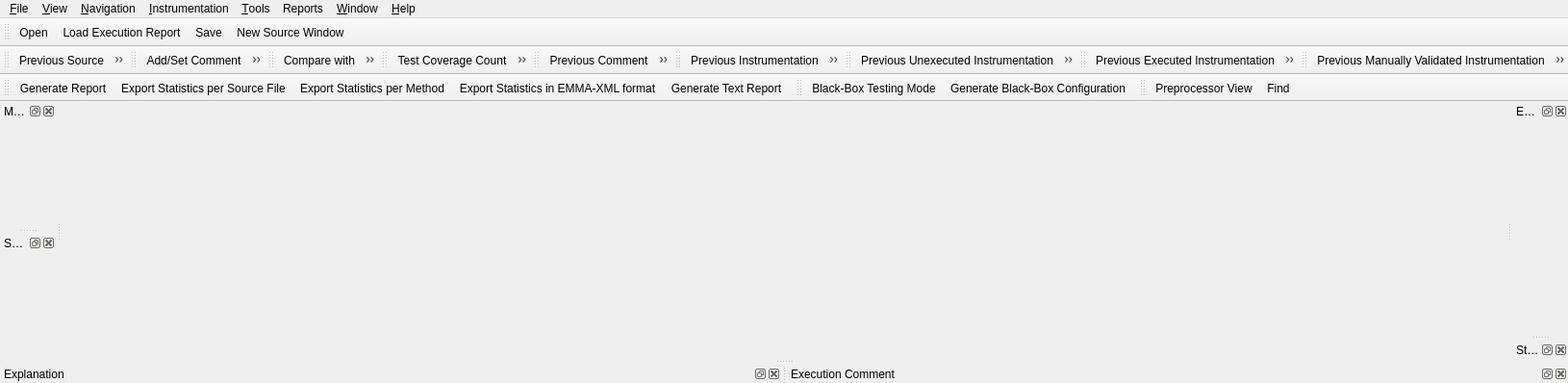
<?xml version="1.0" encoding="UTF-8"?>
<ui version="4.0">
 <class>WMainUI</class>
 <widget class="QMainWindow" name="WMainUI">
  <property name="geometry">
   <rect>
    <x>0</x>
    <y>0</y>
    <width>852</width>
    <height>398</height>
   </rect>
  </property>
  <property name="windowTitle">
   <string>Coverage Browser</string>
  </property>
  <property name="windowIcon">
   <iconset resource="../coveragebrowser/coveragebrowser.qrc">
    <normaloff>:/images/testcocoon.svg</normaloff>:/images/testcocoon.svg</iconset>
  </property>
  <property name="dockNestingEnabled">
   <bool>true</bool>
  </property>
  <widget class="QWidget" name="widget"/>
  <widget class="QToolBar" name="toolbar_file_p">
   <property name="windowTitle">
    <string>File</string>
   </property>
   <property name="orientation">
    <enum>Qt::Horizontal</enum>
   </property>
   <attribute name="toolBarArea">
    <enum>TopToolBarArea</enum>
   </attribute>
   <attribute name="toolBarBreak">
    <bool>false</bool>
   </attribute>
   <addaction name="fileOpenCSMesAction"/>
   <addaction name="LoadExecutionResultAction"/>
   <addaction name="fileSaveCSMesAction"/>
   <addaction name="viewSourceAction"/>
  </widget>
  <widget class="QToolBar" name="toolbar_navigation_source_p">
   <property name="windowTitle">
    <string>Navigation File</string>
   </property>
   <property name="orientation">
    <enum>Qt::Horizontal</enum>
   </property>
   <attribute name="toolBarArea">
    <enum>TopToolBarArea</enum>
   </attribute>
   <attribute name="toolBarBreak">
    <bool>true</bool>
   </attribute>
   <addaction name="previousModuleAction"/>
   <addaction name="nextModuleAction"/>
  </widget>
  <widget class="QToolBar" name="toolbar_instrumentation_p">
   <property name="windowTitle">
    <string>Instrumentation</string>
   </property>
   <property name="orientation">
    <enum>Qt::Horizontal</enum>
   </property>
   <attribute name="toolBarArea">
    <enum>TopToolBarArea</enum>
   </attribute>
   <attribute name="toolBarBreak">
    <bool>false</bool>
   </attribute>
   <addaction name="setCommentAction"/>
   <addaction name="clearCommentAction"/>
   <addaction name="setManuallyValidatedAction"/>
   <addaction name="clearManuallyValidatedAction"/>
  </widget>
  <widget class="QMenuBar" name="MenuBar">
   <property name="geometry">
    <rect>
     <x>0</x>
     <y>0</y>
     <width>852</width>
     <height>21</height>
    </rect>
   </property>
   <widget class="QMenu" name="instrumentationMenu">
    <property name="tearOffEnabled">
     <bool>true</bool>
    </property>
    <property name="title">
     <string>&amp;Instrumentation</string>
    </property>
    <widget class="QMenu" name="menuCoverage_Method">
     <property name="tearOffEnabled">
      <bool>true</bool>
     </property>
     <property name="title">
      <string>Coverage Method</string>
     </property>
     <addaction name="actionCondition_and_Branch"/>
     <addaction name="actionBranch_only"/>
    </widget>
    <addaction name="setCommentAction"/>
    <addaction name="clearCommentAction"/>
    <addaction name="setManuallyValidatedAction"/>
    <addaction name="clearManuallyValidatedAction"/>
    <addaction name="coverageLevelAction"/>
    <addaction name="menuCoverage_Method"/>
   </widget>
   <widget class="QMenu" name="fileMenu">
    <property name="tearOffEnabled">
     <bool>true</bool>
    </property>
    <property name="title">
     <string>&amp;File</string>
    </property>
    <widget class="QMenu" name="menuRecently_Opened">
     <property name="tearOffEnabled">
      <bool>false</bool>
     </property>
     <property name="title">
      <string>Recently Opened</string>
     </property>
    </widget>
    <addaction name="fileOpenCSMesAction"/>
    <addaction name="menuRecently_Opened"/>
    <addaction name="LoadExecutionResultAction"/>
    <addaction name="fileMergeCSMesAction"/>
    <addaction name="actionImportUnitTests"/>
    <addaction name="fileSaveCSMesAction"/>
    <addaction name="separator"/>
    <addaction name="saveBlackBoxConfigurationAction"/>
    <addaction name="actionBlackBoxTestingMode"/>
    <addaction name="separator"/>
    <addaction name="Options"/>
    <addaction name="fileExitAction"/>
   </widget>
   <widget class="QMenu" name="menuTools">
    <property name="tearOffEnabled">
     <bool>true</bool>
    </property>
    <property name="title">
     <string>&amp;Tools</string>
    </property>
    <widget class="QMenu" name="menuCompareWithRecentlyOpen">
     <property name="title">
      <string>Compare with recently opened</string>
     </property>
    </widget>
    <addaction name="executionBenefitAnalysisAction"/>
    <addaction name="actionTest_Coverage_Count"/>
    <addaction name="actionOptimizedExecutionOrder"/>
    <addaction name="separator"/>
    <addaction name="actionCompareCSMes"/>
    <addaction name="actionStopComparingCSMes"/>
    <addaction name="menuCompareWithRecentlyOpen"/>
    <addaction name="actionSwitchCSMesFiles"/>
    <addaction name="actionRegressionAnalysis"/>
    <addaction name="actionNewCodeAnalysis"/>
   </widget>
   <widget class="QMenu" name="helpMenu">
    <property name="tearOffEnabled">
     <bool>true</bool>
    </property>
    <property name="title">
     <string>&amp;Help</string>
    </property>
    <addaction name="helpContentsAction"/>
    <addaction name="filter_help_p"/>
    <addaction name="actionTestCocoon_Website"/>
    <addaction name="separator"/>
    <addaction name="helpAboutAction"/>
    <addaction name="actionAboutQt"/>
   </widget>
   <widget class="QMenu" name="navigationMenu">
    <property name="tearOffEnabled">
     <bool>true</bool>
    </property>
    <property name="title">
     <string>&amp;Navigation</string>
    </property>
    <addaction name="previousModuleAction"/>
    <addaction name="nextModuleAction"/>
    <addaction name="previousInstrumentationAction"/>
    <addaction name="nextInstrumentationAction"/>
    <addaction name="previousInstrumentationManuallyValidatedAction"/>
    <addaction name="nextInstrumentationManuallyValidatedAction"/>
    <addaction name="previousInstrumentationUnTestedAction"/>
    <addaction name="nextInstrumentationUnTestedAction"/>
    <addaction name="previousInstrumentationTestedAction"/>
    <addaction name="nextInstrumentationTestedAction"/>
    <addaction name="previousInstrumentationCommentAction"/>
    <addaction name="nextInstrumentationCommentAction"/>
   </widget>
   <widget class="QMenu" name="viewMenu">
    <property name="tearOffEnabled">
     <bool>true</bool>
    </property>
    <property name="title">
     <string>&amp;View</string>
    </property>
    <addaction name="viewSourceAction"/>
    <addaction name="findTextAction"/>
    <addaction name="separator"/>
    <addaction name="preprocessorViewAction"/>
    <addaction name="separator"/>
   </widget>
   <widget class="QMenu" name="windowMenu">
    <property name="title">
     <string>&amp;Window</string>
    </property>
    <addaction name="actionCloseWindow"/>
    <addaction name="actionCascadeWindow"/>
    <addaction name="actionNextWindow"/>
    <addaction name="actionPreviousWindow"/>
    <addaction name="actionTileWindow"/>
    <addaction name="actionCloseAllWindow"/>
   </widget>
   <widget class="QMenu" name="menuReports">
    <property name="title">
     <string>Reports</string>
    </property>
    <addaction name="exportStatisticModuleAction"/>
    <addaction name="exportStatisticFunctionAction"/>
    <addaction name="exportStatisticEMMAAction"/>
    <addaction name="generateHtmlReportAction"/>
    <addaction name="actionExecutionTextDump"/>
   </widget>
   <addaction name="fileMenu"/>
   <addaction name="viewMenu"/>
   <addaction name="navigationMenu"/>
   <addaction name="instrumentationMenu"/>
   <addaction name="menuTools"/>
   <addaction name="menuReports"/>
   <addaction name="windowMenu"/>
   <addaction name="helpMenu"/>
  </widget>
  <widget class="QToolBar" name="toolbar_comparing_p">
   <property name="windowTitle">
    <string>Comparing</string>
   </property>
   <property name="orientation">
    <enum>Qt::Horizontal</enum>
   </property>
   <attribute name="toolBarArea">
    <enum>TopToolBarArea</enum>
   </attribute>
   <attribute name="toolBarBreak">
    <bool>false</bool>
   </attribute>
   <addaction name="actionCompareCSMes"/>
   <addaction name="actionStopComparingCSMes"/>
   <addaction name="actionSwitchCSMesFiles"/>
   <addaction name="actionRegressionAnalysis"/>
   <addaction name="actionNewCodeAnalysis"/>
  </widget>
  <widget class="QDockWidget" name="dwExplanation_p">
   <property name="windowTitle">
    <string>Explanation</string>
   </property>
   <attribute name="dockWidgetArea">
    <number>8</number>
   </attribute>
   <widget class="QWidget" name="dockWidgetContents_2">
    <layout class="QVBoxLayout">
     <property name="spacing">
      <number>0</number>
     </property>
     <property name="margin">
      <number>0</number>
     </property>
     <item>
      <widget class="WExplanation" name="explanation_p" native="true"/>
     </item>
    </layout>
   </widget>
  </widget>
  <widget class="QDockWidget" name="dwFunctions_p">
   <property name="windowTitle">
    <string>Methods</string>
   </property>
   <attribute name="dockWidgetArea">
    <number>1</number>
   </attribute>
   <widget class="QWidget" name="dockWidgetContents_4">
    <layout class="QVBoxLayout">
     <property name="spacing">
      <number>0</number>
     </property>
     <property name="margin">
      <number>0</number>
     </property>
     <item>
      <widget class="WFunctionList" name="functions_browser_p" native="true"/>
     </item>
    </layout>
   </widget>
  </widget>
  <widget class="QDockWidget" name="dwExecutions_p">
   <property name="windowIcon">
    <iconset resource="../coveragebrowser/coveragebrowser.qrc">
     <normaloff>:/images/executions.svg</normaloff>:/images/executions.svg</iconset>
   </property>
   <property name="windowTitle">
    <string>Executions</string>
   </property>
   <attribute name="dockWidgetArea">
    <number>2</number>
   </attribute>
   <widget class="QWidget" name="dockWidgetContents_3">
    <layout class="QVBoxLayout">
     <property name="spacing">
      <number>0</number>
     </property>
     <property name="margin">
      <number>0</number>
     </property>
     <item>
      <widget class="WExecutionList" name="executions_p" native="true"/>
     </item>
    </layout>
   </widget>
  </widget>
  <widget class="QDockWidget" name="dwModules_p">
   <property name="windowTitle">
    <string>Sources</string>
   </property>
   <attribute name="dockWidgetArea">
    <number>1</number>
   </attribute>
   <widget class="QWidget" name="dockWidgetContents_5">
    <layout class="QHBoxLayout">
     <property name="spacing">
      <number>0</number>
     </property>
     <property name="margin">
      <number>0</number>
     </property>
     <item>
      <widget class="WModuleList" name="modules_browser_p" native="true"/>
     </item>
    </layout>
   </widget>
  </widget>
  <widget class="QDockWidget" name="dwStatistics_p">
   <property name="sizePolicy">
    <sizepolicy hsizetype="Preferred" vsizetype="Maximum">
     <horstretch>0</horstretch>
     <verstretch>0</verstretch>
    </sizepolicy>
   </property>
   <property name="windowIcon">
    <iconset resource="../coveragebrowser/coveragebrowser.qrc">
     <normaloff>:/images/statistics.svg</normaloff>:/images/statistics.svg</iconset>
   </property>
   <property name="floating">
    <bool>false</bool>
   </property>
   <property name="features">
    <set>QDockWidget::AllDockWidgetFeatures</set>
   </property>
   <property name="windowTitle">
    <string>Statistic</string>
   </property>
   <attribute name="dockWidgetArea">
    <number>2</number>
   </attribute>
   <widget class="QWidget" name="dockWidgetContents">
    <layout class="QVBoxLayout">
     <property name="spacing">
      <number>0</number>
     </property>
     <property name="margin">
      <number>0</number>
     </property>
     <item>
      <widget class="WStatistic" name="statistics_p" native="true">
       <property name="sizePolicy">
        <sizepolicy hsizetype="Preferred" vsizetype="Maximum">
         <horstretch>0</horstretch>
         <verstretch>0</verstretch>
        </sizepolicy>
       </property>
      </widget>
     </item>
    </layout>
   </widget>
  </widget>
  <widget class="QDockWidget" name="dwExecutionComment_p">
   <property name="floating">
    <bool>false</bool>
   </property>
   <property name="windowTitle">
    <string>Execution Comment</string>
   </property>
   <attribute name="dockWidgetArea">
    <number>8</number>
   </attribute>
   <widget class="QWidget" name="dockWidgetContents_6">
    <layout class="QHBoxLayout">
     <property name="spacing">
      <number>0</number>
     </property>
     <property name="margin">
      <number>0</number>
     </property>
     <item>
      <widget class="WCommentWidget" name="execution_comment_p" native="true"/>
     </item>
    </layout>
   </widget>
  </widget>
  <widget class="QToolBar" name="toolbar_coverage_settings_p">
   <property name="windowTitle">
    <string>Coverage Settings</string>
   </property>
   <attribute name="toolBarArea">
    <enum>TopToolBarArea</enum>
   </attribute>
   <attribute name="toolBarBreak">
    <bool>false</bool>
   </attribute>
   <addaction name="actionTest_Coverage_Count"/>
   <addaction name="executionBenefitAnalysisAction"/>
   <addaction name="actionOptimizedExecutionOrder"/>
   <addaction name="coverageLevelAction"/>
  </widget>
  <widget class="QToolBar" name="toolbar_navigation_comment_p">
   <property name="windowTitle">
    <string>Navigation - Comments</string>
   </property>
   <attribute name="toolBarArea">
    <enum>TopToolBarArea</enum>
   </attribute>
   <attribute name="toolBarBreak">
    <bool>false</bool>
   </attribute>
   <addaction name="previousInstrumentationCommentAction"/>
   <addaction name="nextInstrumentationCommentAction"/>
  </widget>
  <widget class="QToolBar" name="toolbar_navigation_all_p">
   <property name="windowTitle">
    <string>Navigation - Instrumentations</string>
   </property>
   <attribute name="toolBarArea">
    <enum>TopToolBarArea</enum>
   </attribute>
   <attribute name="toolBarBreak">
    <bool>false</bool>
   </attribute>
   <addaction name="previousInstrumentationAction"/>
   <addaction name="nextInstrumentationAction"/>
  </widget>
  <widget class="QToolBar" name="toolbar_navigation_untested_p">
   <property name="windowTitle">
    <string>Navigation - Unexecuted Instrumentations</string>
   </property>
   <attribute name="toolBarArea">
    <enum>TopToolBarArea</enum>
   </attribute>
   <attribute name="toolBarBreak">
    <bool>false</bool>
   </attribute>
   <addaction name="previousInstrumentationUnTestedAction"/>
   <addaction name="nextInstrumentationUnTestedAction"/>
  </widget>
  <widget class="QToolBar" name="toolbar_navigation_tested_p">
   <property name="windowTitle">
    <string>Navigation - Executed Instrumentations</string>
   </property>
   <attribute name="toolBarArea">
    <enum>TopToolBarArea</enum>
   </attribute>
   <attribute name="toolBarBreak">
    <bool>false</bool>
   </attribute>
   <addaction name="previousInstrumentationTestedAction"/>
   <addaction name="nextInstrumentationTestedAction"/>
  </widget>
  <widget class="QToolBar" name="toolbar_navigation_manually_validated_p">
   <property name="windowTitle">
    <string>Navigation - Manually Validated Instrumentations</string>
   </property>
   <attribute name="toolBarArea">
    <enum>TopToolBarArea</enum>
   </attribute>
   <attribute name="toolBarBreak">
    <bool>false</bool>
   </attribute>
   <addaction name="previousInstrumentationManuallyValidatedAction"/>
   <addaction name="nextInstrumentationManuallyValidatedAction"/>
  </widget>
  <widget class="QToolBar" name="toolbar_statistics_p">
   <property name="windowTitle">
    <string>Statistics</string>
   </property>
   <attribute name="toolBarArea">
    <enum>TopToolBarArea</enum>
   </attribute>
   <attribute name="toolBarBreak">
    <bool>true</bool>
   </attribute>
   <addaction name="generateHtmlReportAction"/>
   <addaction name="exportStatisticModuleAction"/>
   <addaction name="exportStatisticFunctionAction"/>
   <addaction name="exportStatisticEMMAAction"/>
   <addaction name="actionExecutionTextDump"/>
  </widget>
  <widget class="QToolBar" name="toolbar_blackbox_p">
   <property name="windowTitle">
    <string>Blackbox</string>
   </property>
   <attribute name="toolBarArea">
    <enum>TopToolBarArea</enum>
   </attribute>
   <attribute name="toolBarBreak">
    <bool>false</bool>
   </attribute>
   <addaction name="actionBlackBoxTestingMode"/>
   <addaction name="saveBlackBoxConfigurationAction"/>
  </widget>
  <widget class="QToolBar" name="toolbar_source_p">
   <property name="windowTitle">
    <string>Source</string>
   </property>
   <attribute name="toolBarArea">
    <enum>TopToolBarArea</enum>
   </attribute>
   <attribute name="toolBarBreak">
    <bool>false</bool>
   </attribute>
   <addaction name="preprocessorViewAction"/>
   <addaction name="findTextAction"/>
  </widget>
  <action name="fileOpenCSMesAction">
   <property name="icon">
    <iconset resource="../coveragebrowser/coveragebrowser.qrc">
     <normaloff>:/images/csmesopen.svg</normaloff>:/images/csmesopen.svg</iconset>
   </property>
   <property name="text">
    <string>&amp;Open...</string>
   </property>
   <property name="iconText">
    <string>Open</string>
   </property>
   <property name="statusTip">
    <string>Open Code Coverage Database (.csmes file)</string>
   </property>
   <property name="shortcut">
    <string>Ctrl+O</string>
   </property>
  </action>
  <action name="exportStatisticModuleAction">
   <property name="icon">
    <iconset resource="../coveragebrowser/coveragebrowser.qrc">
     <normaloff>:/images/statisticsExportModule.svg</normaloff>:/images/statisticsExportModule.svg</iconset>
   </property>
   <property name="text">
    <string>&amp;Export Statistics per Source File...</string>
   </property>
  </action>
  <action name="fileSaveCSMesAction">
   <property name="icon">
    <iconset resource="../coveragebrowser/coveragebrowser.qrc">
     <normaloff>:/images/csmessave.svg</normaloff>:/images/csmessave.svg</iconset>
   </property>
   <property name="text">
    <string>&amp;Save</string>
   </property>
   <property name="iconText">
    <string>Save</string>
   </property>
   <property name="statusTip">
    <string>Save Code Coverage Database</string>
   </property>
   <property name="shortcut">
    <string>Ctrl+S</string>
   </property>
  </action>
  <action name="fileExitAction">
   <property name="icon">
    <iconset resource="../coveragebrowser/coveragebrowser.qrc">
     <normaloff>:/images/exit.svg</normaloff>:/images/exit.svg</iconset>
   </property>
   <property name="text">
    <string>E&amp;xit</string>
   </property>
   <property name="iconText">
    <string>Exit</string>
   </property>
   <property name="statusTip">
    <string>Application Exit</string>
   </property>
   <property name="shortcut">
    <string>Ctrl+Q, Ctrl+Q</string>
   </property>
  </action>
  <action name="helpContentsAction">
   <property name="icon">
    <iconset resource="../coveragebrowser/coveragebrowser.qrc">
     <normaloff>:/images/help.svg</normaloff>:/images/help.svg</iconset>
   </property>
   <property name="text">
    <string>&amp;Contents...</string>
   </property>
   <property name="iconText">
    <string>Contents</string>
   </property>
   <property name="statusTip">
    <string>Display PDF manual</string>
   </property>
   <property name="shortcut">
    <string/>
   </property>
  </action>
  <action name="helpAboutAction">
   <property name="text">
    <string>&amp;About</string>
   </property>
   <property name="iconText">
    <string>About</string>
   </property>
   <property name="statusTip">
    <string>About</string>
   </property>
   <property name="shortcut">
    <string/>
   </property>
  </action>
  <action name="viewSourceAction">
   <property name="icon">
    <iconset resource="../coveragebrowser/coveragebrowser.qrc">
     <normaloff>:/images/newview.svg</normaloff>:/images/newview.svg</iconset>
   </property>
   <property name="iconText">
    <string>New Source Window</string>
   </property>
   <property name="statusTip">
    <string>New Source Window</string>
   </property>
   <property name="shortcut">
    <string>Ctrl+J</string>
   </property>
  </action>
  <action name="LoadExecutionResultAction">
   <property name="icon">
    <iconset resource="../coveragebrowser/coveragebrowser.qrc">
     <normaloff>:/images/csexeopen.svg</normaloff>:/images/csexeopen.svg</iconset>
   </property>
   <property name="text">
    <string>Load Execution Report...</string>
   </property>
   <property name="iconText">
    <string>Load Execution Report</string>
   </property>
   <property name="statusTip">
    <string>Load Execution Report</string>
   </property>
   <property name="shortcut">
    <string>Ctrl+Shift+O</string>
   </property>
  </action>
  <action name="nextInstrumentationUnTestedAction">
   <property name="icon">
    <iconset resource="../coveragebrowser/coveragebrowser.qrc">
     <normaloff>:/images/nextInstrumentationUnTested.svg</normaloff>:/images/nextInstrumentationUnTested.svg</iconset>
   </property>
   <property name="text">
    <string>Next Unexecuted Instrumentation</string>
   </property>
   <property name="shortcut">
    <string>Ctrl+U</string>
   </property>
  </action>
  <action name="previousInstrumentationUnTestedAction">
   <property name="icon">
    <iconset resource="../coveragebrowser/coveragebrowser.qrc">
     <normaloff>:/images/previousInstrumentationUnTested.svg</normaloff>:/images/previousInstrumentationUnTested.svg</iconset>
   </property>
   <property name="text">
    <string>Previous Unexecuted Instrumentation</string>
   </property>
   <property name="shortcut">
    <string>Ctrl+Shift+U</string>
   </property>
  </action>
  <action name="nextInstrumentationTestedAction">
   <property name="icon">
    <iconset resource="../coveragebrowser/coveragebrowser.qrc">
     <normaloff>:/images/nextInstrumentationTested.svg</normaloff>:/images/nextInstrumentationTested.svg</iconset>
   </property>
   <property name="text">
    <string>Next Executed Instrumentation</string>
   </property>
   <property name="shortcut">
    <string>Ctrl+T</string>
   </property>
  </action>
  <action name="previousInstrumentationTestedAction">
   <property name="icon">
    <iconset resource="../coveragebrowser/coveragebrowser.qrc">
     <normaloff>:/images/previousInstrumentationTested.svg</normaloff>:/images/previousInstrumentationTested.svg</iconset>
   </property>
   <property name="text">
    <string>Previous Executed Instrumentation</string>
   </property>
   <property name="shortcut">
    <string>Ctrl+Shift+T</string>
   </property>
  </action>
  <action name="nextInstrumentationCommentAction">
   <property name="icon">
    <iconset resource="../coveragebrowser/coveragebrowser.qrc">
     <normaloff>:/images/nextInstrumentationComment.svg</normaloff>:/images/nextInstrumentationComment.svg</iconset>
   </property>
   <property name="text">
    <string>Next Comment</string>
   </property>
   <property name="shortcut">
    <string>Ctrl+B</string>
   </property>
  </action>
  <action name="nextInstrumentationManuallyValidatedAction">
   <property name="icon">
    <iconset resource="../coveragebrowser/coveragebrowser.qrc">
     <normaloff>:/images/nextInstrumentationManuallyValidated.svg</normaloff>:/images/nextInstrumentationManuallyValidated.svg</iconset>
   </property>
   <property name="text">
    <string>Next Manually Validated Instrumentation</string>
   </property>
   <property name="shortcut">
    <string>Ctrl+V</string>
   </property>
  </action>
  <action name="previousInstrumentationCommentAction">
   <property name="icon">
    <iconset resource="../coveragebrowser/coveragebrowser.qrc">
     <normaloff>:/images/previousInstrumentationComment.svg</normaloff>:/images/previousInstrumentationComment.svg</iconset>
   </property>
   <property name="text">
    <string>Previous Comment</string>
   </property>
   <property name="iconText">
    <string>Previous Comment</string>
   </property>
   <property name="shortcut">
    <string>Ctrl+Shift+B</string>
   </property>
  </action>
  <action name="previousInstrumentationManuallyValidatedAction">
   <property name="icon">
    <iconset resource="../coveragebrowser/coveragebrowser.qrc">
     <normaloff>:/images/previousInstrumentationManuallyValidated.svg</normaloff>:/images/previousInstrumentationManuallyValidated.svg</iconset>
   </property>
   <property name="text">
    <string>Previous Manually Validated Instrumentation</string>
   </property>
   <property name="shortcut">
    <string>Ctrl+Shift+V</string>
   </property>
  </action>
  <action name="nextInstrumentationAction">
   <property name="icon">
    <iconset resource="../coveragebrowser/coveragebrowser.qrc">
     <normaloff>:/images/nextInstrumentation.svg</normaloff>:/images/nextInstrumentation.svg</iconset>
   </property>
   <property name="text">
    <string>Next Instrumentation</string>
   </property>
   <property name="iconText">
    <string>Next Instrumentation</string>
   </property>
   <property name="statusTip">
    <string>Next Instrumentation</string>
   </property>
   <property name="shortcut">
    <string>Ctrl+I</string>
   </property>
  </action>
  <action name="previousInstrumentationAction">
   <property name="icon">
    <iconset resource="../coveragebrowser/coveragebrowser.qrc">
     <normaloff>:/images/previousInstrumentation.svg</normaloff>:/images/previousInstrumentation.svg</iconset>
   </property>
   <property name="text">
    <string>Previous Instrumentation</string>
   </property>
   <property name="iconText">
    <string>Previous Instrumentation</string>
   </property>
   <property name="statusTip">
    <string>Previous Instrumentation</string>
   </property>
   <property name="shortcut">
    <string>Ctrl+Shift+I</string>
   </property>
  </action>
  <action name="previousModuleAction">
   <property name="icon">
    <iconset resource="../coveragebrowser/coveragebrowser.qrc">
     <normaloff>:/images/previousModule.svg</normaloff>:/images/previousModule.svg</iconset>
   </property>
   <property name="iconText">
    <string>Previous Source</string>
   </property>
   <property name="statusTip">
    <string>Previous Source</string>
   </property>
   <property name="shortcut">
    <string>Ctrl+Shift+F</string>
   </property>
  </action>
  <action name="nextModuleAction">
   <property name="icon">
    <iconset resource="../coveragebrowser/coveragebrowser.qrc">
     <normaloff>:/images/nextModule.svg</normaloff>:/images/nextModule.svg</iconset>
   </property>
   <property name="iconText">
    <string>Next Source</string>
   </property>
   <property name="statusTip">
    <string>Next Source</string>
   </property>
   <property name="shortcut">
    <string>Ctrl+F</string>
   </property>
  </action>
  <action name="Options">
   <property name="icon">
    <iconset resource="../coveragebrowser/coveragebrowser.qrc">
     <normaloff>:/images/options.svg</normaloff>:/images/options.svg</iconset>
   </property>
   <property name="text">
    <string>Preferences...</string>
   </property>
  </action>
  <action name="clearCommentAction">
   <property name="icon">
    <iconset resource="../coveragebrowser/coveragebrowser.qrc">
     <normaloff>:/images/no_comments.svg</normaloff>:/images/no_comments.svg</iconset>
   </property>
   <property name="text">
    <string>Clear C&amp;omment</string>
   </property>
   <property name="iconText">
    <string>Clear Comment</string>
   </property>
   <property name="statusTip">
    <string>Clear Comment</string>
   </property>
   <property name="shortcut">
    <string>Ctrl+Shift+K</string>
   </property>
  </action>
  <action name="setCommentAction">
   <property name="icon">
    <iconset resource="../coveragebrowser/coveragebrowser.qrc">
     <normaloff>:/images/comments.svg</normaloff>:/images/comments.svg</iconset>
   </property>
   <property name="text">
    <string>Add/Set C&amp;omment...</string>
   </property>
   <property name="iconText">
    <string>Add/Set Comment</string>
   </property>
   <property name="statusTip">
    <string>Add/Set Comment</string>
   </property>
   <property name="shortcut">
    <string>Ctrl+K</string>
   </property>
  </action>
  <action name="setManuallyValidatedAction">
   <property name="icon">
    <iconset resource="../coveragebrowser/coveragebrowser.qrc">
     <normaloff>:/images/validation.svg</normaloff>:/images/validation.svg</iconset>
   </property>
   <property name="text">
    <string>Mark as &amp;validated...</string>
   </property>
   <property name="iconText">
    <string>Mark as validated</string>
   </property>
   <property name="statusTip">
    <string>Mark as validated</string>
   </property>
   <property name="shortcut">
    <string>Ctrl+Shift+W</string>
   </property>
  </action>
  <action name="clearManuallyValidatedAction">
   <property name="icon">
    <iconset resource="../coveragebrowser/coveragebrowser.qrc">
     <normaloff>:/images/no_validation.svg</normaloff>:/images/no_validation.svg</iconset>
   </property>
   <property name="text">
    <string>Clear V&amp;alidation Flag</string>
   </property>
   <property name="iconText">
    <string>Clear Validation Flag</string>
   </property>
   <property name="statusTip">
    <string>Clear Validation Flag</string>
   </property>
   <property name="shortcut">
    <string>Ctrl+Shift+W</string>
   </property>
  </action>
  <action name="preprocessorViewAction">
   <property name="checkable">
    <bool>true</bool>
   </property>
   <property name="checked">
    <bool>false</bool>
   </property>
   <property name="icon">
    <iconset resource="../coveragebrowser/coveragebrowser.qrc">
     <normaloff>:/images/preprocessorview.svg</normaloff>:/images/preprocessorview.svg</iconset>
   </property>
   <property name="iconText">
    <string>Preprocessor View</string>
   </property>
   <property name="statusTip">
    <string>Preprocessor View</string>
   </property>
   <property name="shortcut">
    <string>Ctrl+Shift+J</string>
   </property>
  </action>
  <action name="coverageLevelAction">
   <property name="text">
    <string>Level:1</string>
   </property>
   <property name="iconText">
    <string>Level:1</string>
   </property>
   <property name="toolTip">
    <string>Coverage Level: The level is corresponding of the number of code/test coverage count necessary to consider that an instrumented code is executed.&lt;BR&gt;&lt;I&gt;Example:&lt;/I&gt; Setting the level to 10, will made necessary to execute 10 times the each line of the source code if compiled with code coverage count. If compiled with code coverage hit, 10 execution runs need to execute each lines of the source code.</string>
   </property>
   <property name="statusTip">
    <string>Code Coverage Level or Test Coverage Level</string>
   </property>
  </action>
  <action name="actionTestCocoon_Website">
   <property name="text">
    <string>TestCocoon Website</string>
   </property>
  </action>
  <action name="executionBenefitAnalysisAction">
   <property name="checkable">
    <bool>true</bool>
   </property>
   <property name="icon">
    <iconset resource="../coveragebrowser/coveragebrowser.qrc">
     <normaloff>:/images/testPerformance.svg</normaloff>:/images/testPerformance.svg</iconset>
   </property>
   <property name="text">
    <string>Execution Benefit Analysis</string>
   </property>
   <property name="toolTip">
    <string>Test Benefit Analysis Mode&lt;BR&gt; In this mode, &lt;I&gt;CoverageBrowser&lt;/I&gt; does not display the coverage of a set of tests but the lines covered by an execution which are not covered by a set of reference executions.  In other words, &lt;I&gt;CoverageBrowser&lt;/I&gt; shows what an execution is covering more than a set of other executions.
</string>
   </property>
   <property name="statusTip">
    <string>Execution Benefit Analysis</string>
   </property>
  </action>
  <action name="actionTest_Coverage_Count">
   <property name="checkable">
    <bool>true</bool>
   </property>
   <property name="icon">
    <iconset resource="../coveragebrowser/coveragebrowser.qrc">
     <normaloff>:/images/testCountMode.svg</normaloff>:/images/testCountMode.svg</iconset>
   </property>
   <property name="text">
    <string>Test Coverage Count</string>
   </property>
   <property name="toolTip">
    <string>Test Coverage Analysis Mode&lt;BR&gt;Permits to switch between code coverage count and test coverage count analysis. This simulates the behaviour of the compilation with code coverage hit support when the project is compiled with code coverage count support.
</string>
   </property>
   <property name="statusTip">
    <string>Test Coverage Count</string>
   </property>
  </action>
  <action name="fileMergeCSMesAction">
   <property name="icon">
    <iconset resource="../coveragebrowser/coveragebrowser.qrc">
     <normaloff>:/images/mergeDatabse.svg</normaloff>:/images/mergeDatabse.svg</iconset>
   </property>
   <property name="text">
    <string>&amp;Merge with...</string>
   </property>
   <property name="iconText">
    <string>Merge</string>
   </property>
   <property name="toolTip">
    <string>Merge with an other instrumentation database</string>
   </property>
  </action>
  <action name="filter_help_p">
   <property name="text">
    <string>Filter Expression Help</string>
   </property>
  </action>
  <action name="actionAboutQt">
   <property name="text">
    <string>About Qt</string>
   </property>
  </action>
  <action name="exportStatisticEMMAAction">
   <property name="icon">
    <iconset resource="../coveragebrowser/coveragebrowser.qrc">
     <normaloff>:/images/statisticsEMMA.svg</normaloff>:/images/statisticsEMMA.svg</iconset>
   </property>
   <property name="text">
    <string>&amp;Export Statistics in EMMA-XML format...</string>
   </property>
  </action>
  <action name="exportStatisticFunctionAction">
   <property name="icon">
    <iconset resource="../coveragebrowser/coveragebrowser.qrc">
     <normaloff>:/images/statisticsExportFunction.svg</normaloff>:/images/statisticsExportFunction.svg</iconset>
   </property>
   <property name="text">
    <string>&amp;Export Statistics per Method...</string>
   </property>
  </action>
  <action name="actionCloseWindow">
   <property name="text">
    <string>&amp;Close</string>
   </property>
   <property name="shortcut">
    <string>Ctrl+W</string>
   </property>
  </action>
  <action name="actionCloseAllWindow">
   <property name="text">
    <string>Close &amp;All</string>
   </property>
   <property name="shortcut">
    <string>Ctrl+Shift+W</string>
   </property>
  </action>
  <action name="actionTileWindow">
   <property name="text">
    <string>&amp;Tile</string>
   </property>
   <property name="shortcut">
    <string>Ctrl+Shift+T</string>
   </property>
  </action>
  <action name="actionCascadeWindow">
   <property name="text">
    <string>Ca&amp;scade</string>
   </property>
   <property name="shortcut">
    <string>Ctrl+Shift+C</string>
   </property>
  </action>
  <action name="actionNextWindow">
   <property name="text">
    <string>&amp;Next</string>
   </property>
   <property name="shortcut">
    <string>Esc, N</string>
   </property>
  </action>
  <action name="actionPreviousWindow">
   <property name="text">
    <string>&amp;Previous</string>
   </property>
   <property name="shortcut">
    <string>Esc, P</string>
   </property>
  </action>
  <action name="actionCondition_and_Branch">
   <property name="checkable">
    <bool>true</bool>
   </property>
   <property name="text">
    <string>Decision, Condition and Branch</string>
   </property>
  </action>
  <action name="actionBranch_only">
   <property name="checkable">
    <bool>true</bool>
   </property>
   <property name="text">
    <string>Branch only</string>
   </property>
  </action>
  <action name="generateHtmlReportAction">
   <property name="icon">
    <iconset resource="../coveragebrowser/coveragebrowser.qrc">
     <normaloff>:/images/htmlreport.svg</normaloff>:/images/htmlreport.svg</iconset>
   </property>
   <property name="text">
    <string>Generate &amp;Report...</string>
   </property>
   <property name="shortcut">
    <string>Ctrl+Shift+H</string>
   </property>
  </action>
  <action name="saveBlackBoxConfigurationAction">
   <property name="icon">
    <iconset resource="../coveragebrowser/coveragebrowser.qrc">
     <normaloff>:/images/saveblackbox.svg</normaloff>:/images/saveblackbox.svg</iconset>
   </property>
   <property name="text">
    <string>Generate Black-Box Configuration...</string>
   </property>
  </action>
  <action name="actionCompareCSMes">
   <property name="icon">
    <iconset resource="../coveragebrowser/coveragebrowser.qrc">
     <normaloff>:/images/compareDatabase.svg</normaloff>:/images/compareDatabase.svg</iconset>
   </property>
   <property name="text">
    <string>Compare with...</string>
   </property>
  </action>
  <action name="actionOptimizedExecutionOrder">
   <property name="icon">
    <iconset resource="../coveragebrowser/coveragebrowser.qrc">
     <normaloff>:/images/optimizedexecutionorder.svg</normaloff>:/images/optimizedexecutionorder.svg</iconset>
   </property>
   <property name="text">
    <string>Optimized Execution Order...</string>
   </property>
  </action>
  <action name="actionStopComparingCSMes">
   <property name="icon">
    <iconset resource="../coveragebrowser/coveragebrowser.qrc">
     <normaloff>:/images/stopCompareDatabase.svg</normaloff>:/images/stopCompareDatabase.svg</iconset>
   </property>
   <property name="text">
    <string>Stop Comparing</string>
   </property>
  </action>
  <action name="actionSwitchCSMesFiles">
   <property name="icon">
    <iconset resource="../coveragebrowser/coveragebrowser.qrc">
     <normaloff>:/images/switchDatabase.svg</normaloff>:/images/switchDatabase.svg</iconset>
   </property>
   <property name="text">
    <string>Switch Databases</string>
   </property>
  </action>
  <action name="actionRegressionAnalysis">
   <property name="checkable">
    <bool>true</bool>
   </property>
   <property name="icon">
    <iconset resource="../coveragebrowser/coveragebrowser.qrc">
     <normaloff>:/images/regressionMode.svg</normaloff>:/images/regressionMode.svg</iconset>
   </property>
   <property name="text">
    <string>Analysis on Identical Methods</string>
   </property>
   <property name="statusTip">
    <string>Limit the code coverage analysis to unmodified functions</string>
   </property>
  </action>
  <action name="actionNewCodeAnalysis">
   <property name="checkable">
    <bool>true</bool>
   </property>
   <property name="icon">
    <iconset resource="../coveragebrowser/coveragebrowser.qrc">
     <normaloff>:/images/newFeatureMode.svg</normaloff>:/images/newFeatureMode.svg</iconset>
   </property>
   <property name="text">
    <string>Analysis on Modified Methods</string>
   </property>
   <property name="statusTip">
    <string>Limit the code coverage analysis to modified functions</string>
   </property>
  </action>
  <action name="actionBlackBoxTestingMode">
   <property name="checkable">
    <bool>true</bool>
   </property>
   <property name="icon">
    <iconset resource="../coveragebrowser/coveragebrowser.qrc">
     <normaloff>:/images/blackboxmode.svg</normaloff>:/images/blackboxmode.svg</iconset>
   </property>
   <property name="text">
    <string>Black-Box Testing Mode</string>
   </property>
  </action>
  <action name="findTextAction">
   <property name="icon">
    <iconset resource="../coveragebrowser/coveragebrowser.qrc">
     <normaloff>:/images/edit-find.svg</normaloff>:/images/edit-find.svg</iconset>
   </property>
   <property name="text">
    <string>Find</string>
   </property>
  </action>
  <action name="actionImportUnitTests">
   <property name="icon">
    <iconset resource="../coveragebrowser/coveragebrowser.qrc">
     <normaloff>:/images/importUnitTest.svg</normaloff>:/images/importUnitTest.svg</iconset>
   </property>
   <property name="text">
    <string>Import Unit &amp;Tests...</string>
   </property>
  </action>
  <action name="actionExecutionTextDump">
   <property name="icon">
    <iconset resource="../coveragebrowser/coveragebrowser.qrc">
     <normaloff>:/images/textreport.svg</normaloff>:/images/textreport.svg</iconset>
   </property>
   <property name="text">
    <string>Generate Text Report...</string>
   </property>
  </action>
 </widget>
 <layoutdefault spacing="0" margin="0"/>
 <pixmapfunction>QPixmap</pixmapfunction>
 <customwidgets>
  <customwidget>
   <class>WStatistic</class>
   <extends>QWidget</extends>
   <header>WStatistic.h</header>
   <container>1</container>
  </customwidget>
  <customwidget>
   <class>WExplanation</class>
   <extends>QWidget</extends>
   <header>WExplanation.h</header>
   <container>1</container>
  </customwidget>
  <customwidget>
   <class>WModuleList</class>
   <extends>QWidget</extends>
   <header>WModuleList.h</header>
   <container>1</container>
  </customwidget>
  <customwidget>
   <class>WFunctionList</class>
   <extends>QWidget</extends>
   <header>WFunctionList.h</header>
   <container>1</container>
  </customwidget>
  <customwidget>
   <class>WExecutionList</class>
   <extends>QWidget</extends>
   <header>WExecutionList.h</header>
   <container>1</container>
  </customwidget>
  <customwidget>
   <class>WCommentWidget</class>
   <extends>QWidget</extends>
   <header>WCommentWidget.h</header>
   <container>1</container>
  </customwidget>
 </customwidgets>
 <includes>
  <include location="global">qworkspace.h</include>
  <include location="global">qlayout.h</include>
  <include location="global">QVBoxLayout</include>
  <include location="local">signalmultiplexer.h</include>
  <include location="local">csmes.h</include>
  <include location="local">coveragebrowserpdef.h</include>
  <include location="local">WExplanation.h</include>
  <include location="local">instrumentation.h</include>
  <include location="local">WSourceView.h</include>
 </includes>
 <resources>
  <include location="../coveragebrowser/coveragebrowser.qrc"/>
 </resources>
 <connections/>
</ui>
